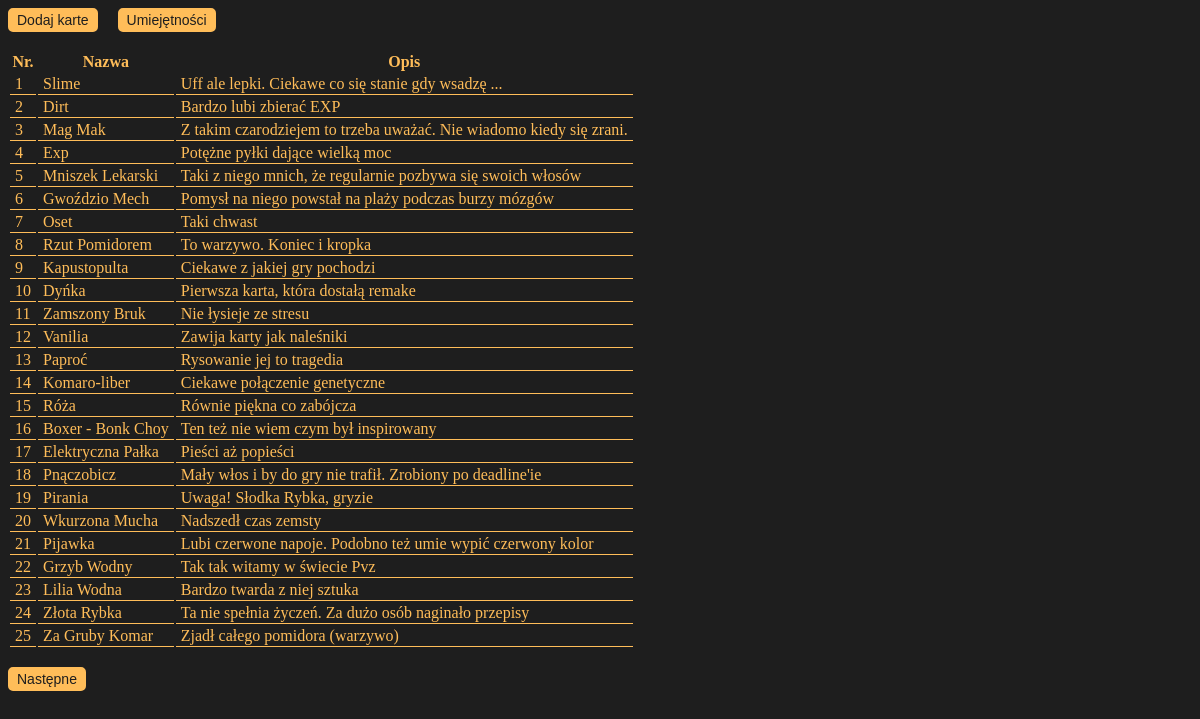
Before: /details.php with the older database file.
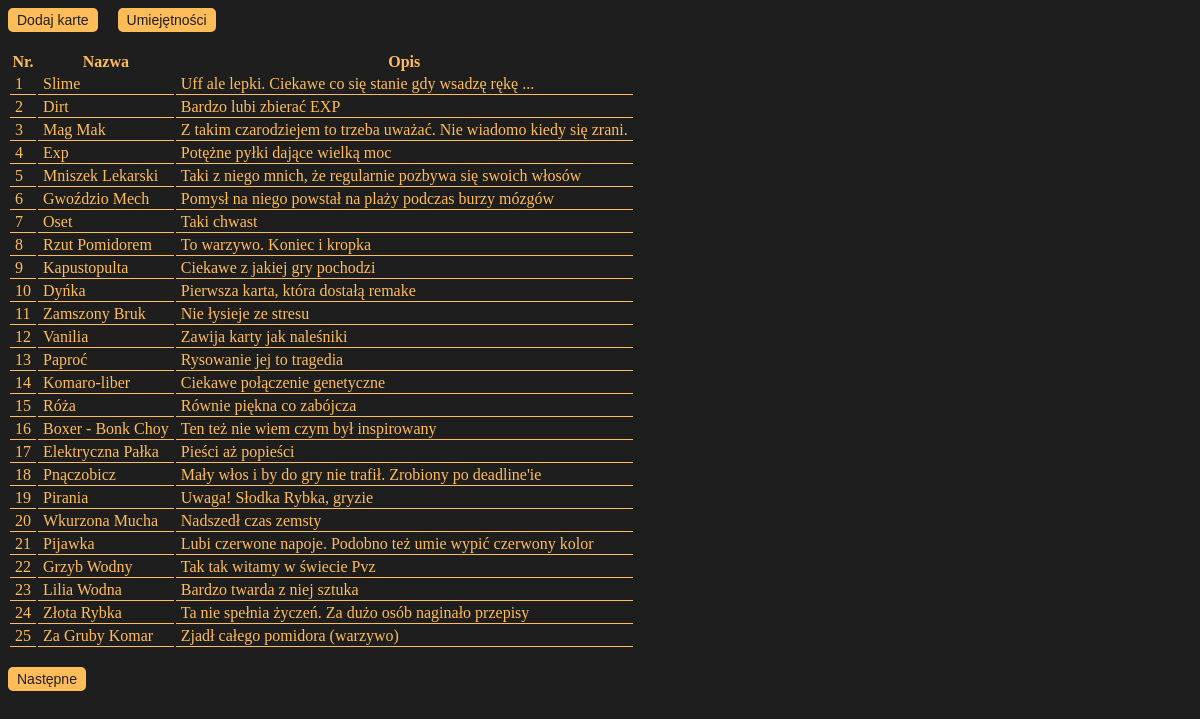
After: the same page with the newer database file.
### tables this page shows
CREATE TABLE `karty` (
  `id` int(11) NOT NULL,
  `Nazwa` varchar(50) NOT NULL,
  `Cena` int(11) NOT NULL,
  `HP` int(11) NOT NULL,
  `Atak` int(11) NOT NULL,
  `Temperatura` int(11) NOT NULL,
  `Typ` int(11) NOT NULL,
  `Skill_Spec` text NOT NULL,
  `Opis` text NOT NULL,
  `Wystepowanie` int(11) NOT NULL
);

### details.php (the view, shortened to what this page needs)
<!doctype html>
<html lang="pl">
<head>
    <link rel="stylesheet" href="main.css">
</head>
<body>
<div style="float: left; padding-right: 20px">
    <form action="index.php">
        <button>Dodaj karte</button><br><br>
    </form>
</div>
<div>
    <form action="show.php">
        <button>Umiejętności</button><br><br>
    </form>
</div>
<table>
    <tr>
        <th>Nr.</th>
        <th>Nazwa</th>
        <th>Opis</th>
    </tr>
    <?php
    $id_start = $_SESSION["id_start"];
    $id_end = $id_start + 25;
    $baza = new mysqli("localhost", "root", "", "karty_ike");
    $sql = "SELECT id, Nazwa, Opis FROM karty WHERE karty.id > " . $id_start . " AND karty.id <= " . $id_end;
    $result = $baza->query($sql);
    if ($result->num_rows > 0) {
        while($row = $result->fetch_assoc()) {
            echo "<tr>";
            echo "<td>" . $row["id"] . "</td>";
            echo "<td>" . $row["Nazwa"] . "</td>";
            echo "<td>" . $row["Opis"] . "</td>";
            echo "</tr>";
        }
    }
    ?>
</table><br>
<?php
$amount = "SELECT COUNT(id) as total FROM karty";
$result = $baza->query($amount);
if ($result->num_rows > 0) {
    while ($row = $result->fetch_assoc()) {
        if ($id_end < $row["total"]){
            echo '<div style="float: left">';
            echo '<form method="post" action="next_one.php">';
            echo '<button>Następne</button>';
            echo '</form>';
            echo '</div>';
        }
    }
}
?>
</body>
</html>

Changed rows visible on the page:
changed karty "Slime": Opis "Uff ale lepki. Ciekawe co się stanie gdy wsadzę ..." → "Uff ale lepki. Ciekawe co się stanie gdy wsadzę rękę ..."
